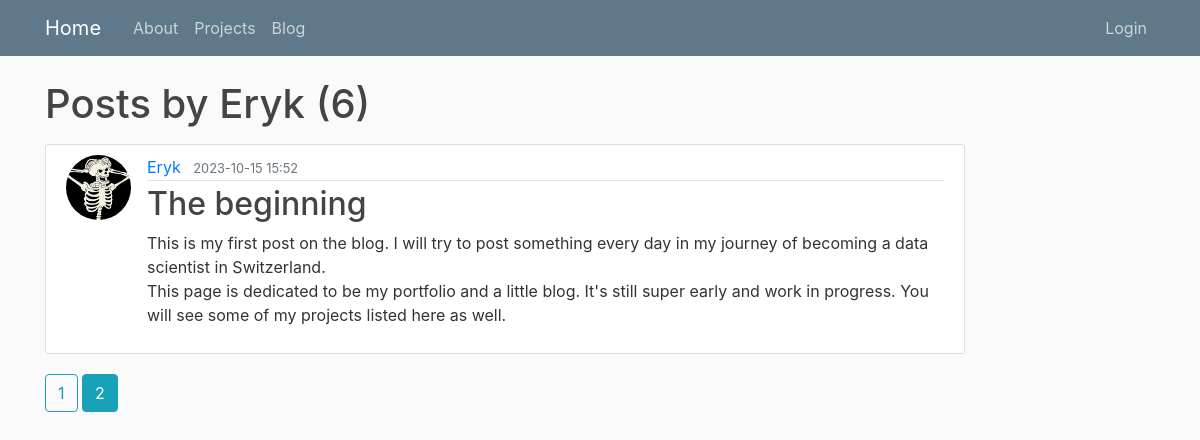
The app's page /user/Eryk?page=2 with its own data.
### blog/models.py (models this page shows, shortened)
class User(db.Model, UserMixin):
    id = db.Column(db.Integer, primary_key=True)
    username = db.Column(db.String(20), unique=True, nullable=False)
    email = db.Column(db.String(120), unique=True, nullable=False)
    image_file = db.Column(db.String(20), nullable=False, default='default.jpg')
    password = db.Column(db.String(60), nullable=False)
    posts = db.relationship('Post', backref='author', lazy=True)

class Post(db.Model):
    id = db.Column(db.Integer, primary_key=True)
    title = db.Column(db.String(100), nullable=False)
    date_posted = db.Column(db.DateTime, nullable=False, default=datetime.utcnow)
    content = db.Column(db.Text, nullable=False)
    user_id = db.Column(db.Integer, db.ForeignKey('user.id'), nullable=False)

### blog/users/routes.py (the view)
@users.route("/user/<string:username>")
def user_posts(username):
	page = request.args.get('page', default=1, type=int)
	user = User.query.filter_by(username=username).first_or_404()
	posts = Post.query.filter_by(author=user).order_by(Post.date_posted.desc()).paginate(page=page, per_page=5)
	return render_template('user_posts.html', posts=posts, user=user)

### blog/templates/user_posts.html
{% extends "layout.html" %}
{% block content %}
    <h1 class="mb-3">Posts by {{ user.username }} ({{ posts.total }})</h1>
    {% for post in posts.items %}
        <article class="media content-section">
            <img class="rounded-circle article-img" src="{{ url_for('static', filename='profile_pics/' + post.author.image_file) }}">
            <div class="media-body">
                <div class="article-metadata">
                    <a class="mr-2" href="{{ url_for('users.user_posts', username=post.author.username) }}" style="text-decoration: none;">{{ post.author.username }}</a>
                    <small class="text-muted">{{ post.date_posted.strftime('%Y-%m-%d %H:%M') }}</small>
                </div>
                <h2><a class="article-title" href="{{ url_for('posts.post', post_id=post.id) }}" style="text-decoration: none;">{{ post.title }}</a></h2>
                <p class="article-content">{{ post.content }}</p>
            </div>
        </article>
    {% endfor %}
    {% for page_num in posts.iter_pages(left_edge=1, right_edge=1, left_current=1, right_current=1) %}
        {% if page_num %}
            {% if posts.page == page_num %}
                <a class="btn btn-info mb-4" href="{{ url_for('users.user_posts', username=user.username, page=page_num) }}">{{ page_num }}</a>
            {% else %}
                <a class="btn btn-outline-info mb-4" href="{{ url_for('users.user_posts', username=user.username, page=page_num) }}">{{ page_num }}</a>
            {% endif %}
        {% else %}
            ...
        {% endif %}
    {% endfor %}
{% endblock content %}

### blog/static/main.css (style rules this page uses)
body { background: #fafafa; color: #333333; margin-top: 5rem; }
h1, h2, h3, h4, h5, h6 { color: #444444; }
.content-section { background: #ffffff; padding: 10px 20px; border: 1px solid #dddddd; border-radius: 3px; margin-bottom: 20px; }
.article-title { color: #444444; }
.article-content { white-space: pre-line; }
.article-img { height: 65px; width: 65px; margin-right: 16px; }
.article-metadata { padding-bottom: 1px; margin-bottom: 4px; border-bottom: 1px solid #e3e3e3 }

### records on screen
User: username "Eryk"
Post: image_file (picture), author.username "Eryk", date_posted "2023-10-15 15:52", title "The beginning", content "This is my first post on the blog. I will try to post something every day in my journey of becoming a data scientist in Switzerland. This page is dedicated to be my portfolio and a little blog. It's still super early and work in progress. You will see some of my projects listed here as well."

### other values on screen
{{ posts.total }} "6"
{{ page_num }} "1"
{{ page_num }} "2"
